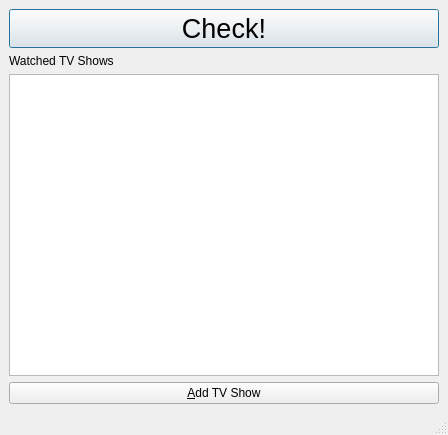
<?xml version="1.0" encoding="UTF-8"?>
<ui version="4.0">
 <class>MainWindow</class>
 <widget class="QMainWindow" name="MainWindow">
  <property name="geometry">
   <rect>
    <x>0</x>
    <y>0</y>
    <width>448</width>
    <height>435</height>
   </rect>
  </property>
  <property name="sizePolicy">
   <sizepolicy hsizetype="Minimum" vsizetype="Preferred">
    <horstretch>0</horstretch>
    <verstretch>0</verstretch>
   </sizepolicy>
  </property>
  <property name="windowTitle">
   <string>Series Checker</string>
  </property>
  <widget class="QWidget" name="centralwidget">
   <layout class="QGridLayout" name="gridLayout">
    <item row="0" column="0">
     <layout class="QVBoxLayout" name="verticalLayout">
      <item>
       <widget class="QPushButton" name="btnCheck">
        <property name="font">
         <font>
          <pointsize>20</pointsize>
         </font>
        </property>
        <property name="text">
         <string>Check!</string>
        </property>
        <property name="default">
         <bool>true</bool>
        </property>
       </widget>
      </item>
      <item>
       <widget class="QLabel" name="label">
        <property name="text">
         <string>Watched TV Shows</string>
        </property>
       </widget>
      </item>
      <item>
       <widget class="QListWidget" name="listWidget"/>
      </item>
      <item>
       <widget class="QPushButton" name="btnAdd">
        <property name="text">
         <string>&amp;Add TV Show</string>
        </property>
       </widget>
      </item>
     </layout>
    </item>
   </layout>
  </widget>
  <widget class="QStatusBar" name="statusbar"/>
  <action name="actionRemoveShow">
   <property name="text">
    <string>RemoveShow</string>
   </property>
   <property name="shortcut">
    <string>Del</string>
   </property>
  </action>
  <action name="actionAddShow">
   <property name="text">
    <string>AddShow</string>
   </property>
   <property name="shortcut">
    <string>Ctrl+A</string>
   </property>
  </action>
 </widget>
 <resources/>
 <connections/>
</ui>
